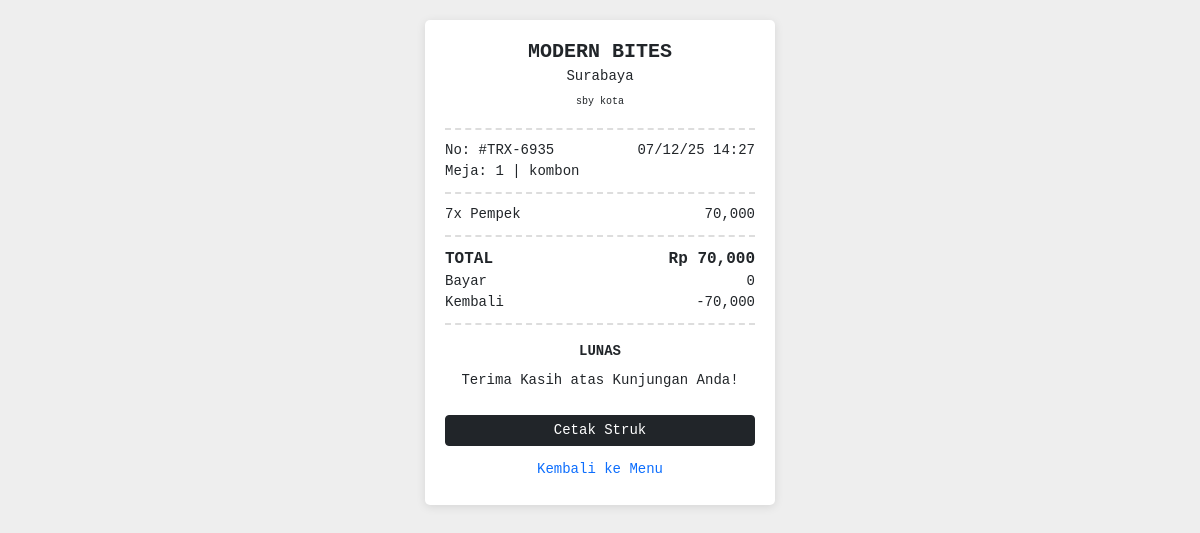
Page /penjualan/struk.php?uuid=TRX-69352c5ebb14a on the committed database.
### tables this page shows
CREATE TABLE `transaksi` (
  `id` int(11) NOT NULL,
  `uuid` varchar(36) NOT NULL,
  `user_id` int(11) DEFAULT NULL,
  `meja_id` int(11) NOT NULL,
  `nama_pelanggan` varchar(100) NOT NULL,
  `total_harga` decimal(10,2) NOT NULL,
  `kode_voucher` varchar(50) DEFAULT NULL,
  `diskon` decimal(15,2) DEFAULT 0.00,
  `poin_didapat` int(11) DEFAULT 0,
  `status_pembayaran` enum('pending','settlement','expire','cancel') DEFAULT 'pending',
  `metode_pembayaran` varchar(50) DEFAULT NULL,
  `snap_token` varchar(255) DEFAULT NULL,
  `midtrans_id` varchar(100) DEFAULT NULL,
  `status_pesanan` enum('menunggu_bayar','menunggu_konfirmasi','diproses','siap_saji','selesai') DEFAULT 'menunggu_bayar',
  `created_at` timestamp NULL DEFAULT current_timestamp(),
  `uang_bayar` decimal(15,2) DEFAULT 0.00,
  `kembalian` decimal(15,2) DEFAULT 0.00
);

CREATE TABLE `cabang` (
  `id` int(11) NOT NULL,
  `nama_cabang` varchar(100) NOT NULL,
  `alamat` text NOT NULL,
  `created_at` timestamp NULL DEFAULT current_timestamp(),
  `is_pusat` tinyint(1) DEFAULT 0,
  `jam_buka` time DEFAULT '10:00:00',
  `jam_tutup` time DEFAULT '22:00:00',
  `is_open` tinyint(1) DEFAULT 1
);

CREATE TABLE `meja` (
  `id` int(11) NOT NULL,
  `cabang_id` int(11) NOT NULL,
  `nomor_meja` varchar(10) NOT NULL,
  `qr_token` varchar(64) NOT NULL,
  `status` enum('kosong','terisi') DEFAULT 'kosong'
);

CREATE TABLE `transaksi_detail` (
  `id` int(11) NOT NULL,
  `transaksi_id` int(11) NOT NULL,
  `menu_id` int(11) NOT NULL,
  `qty` int(11) NOT NULL,
  `harga_satuan` decimal(10,2) NOT NULL,
  `subtotal` decimal(10,2) NOT NULL,
  `catatan` varchar(255) DEFAULT NULL
);

CREATE TABLE `menu` (
  `id` int(11) NOT NULL,
  `kategori_id` int(11) NOT NULL,
  `cabang_id` int(11) DEFAULT NULL,
  `nama_menu` varchar(100) NOT NULL,
  `deskripsi` text DEFAULT NULL,
  `harga` decimal(10,2) NOT NULL,
  `stok` int(11) NOT NULL DEFAULT 0,
  `gambar` varchar(255) DEFAULT NULL,
  `is_active` tinyint(1) DEFAULT 1,
  `harga_promo` decimal(10,2) DEFAULT 0.00,
  `is_promo` tinyint(1) DEFAULT 0
);

### penjualan/struk.php (the view, shortened to what this page needs)
<?php
require_once '../auth/koneksi.php';
$uuid = $_GET['uuid'] ?? '';
$query = "SELECT t.*, m.nomor_meja, c.nama_cabang, c.alamat
          FROM transaksi t
          JOIN meja m ON t.meja_id = m.id
          JOIN cabang c ON m.cabang_id = c.id
          WHERE t.uuid = '$uuid'";
$trx = $koneksi->query($query)->fetch_assoc();
$details = $koneksi->query("SELECT d.*, m.nama_menu FROM transaksi_detail d JOIN menu m ON d.menu_id = m.id WHERE d.transaksi_id = '".$trx['id']."'");
?>
<!DOCTYPE html>
<html>
<head>
    <link href="https://cdn.jsdelivr.net/npm/bootstrap@5.3.2/dist/css/bootstrap.min.css" rel="stylesheet">
</head>
<body>
<div class="struk-paper">
    <div class="text-center mb-3">
        <h5 class="fw-bold mb-0">MODERN BITES</h5>
        <small><?= $trx['nama_cabang'] ?></small><br>
        <small style="font-size:10px;"><?= $trx['alamat'] ?></small>
    </div>
    <div class="dashed-line"></div>
    <div class="d-flex justify-content-between small">
        <span>No: #<?= substr($uuid,0,8) ?></span>
        <span><?= date('d/m/y H:i', strtotime($trx['created_at'])) ?></span>
    </div>
    <div class="small">Meja: <?= $trx['nomor_meja'] ?> | <?= $trx['nama_pelanggan'] ?></div>
    <div class="dashed-line"></div>
    <?php while($item = $details->fetch_assoc()): ?>
    <div class="d-flex justify-content-between small mb-1">
        <span><?= $item['qty'] ?>x <?= $item['nama_menu'] ?></span>
        <span><?= number_format($item['subtotal']) ?></span>
    </div>
    <?php endwhile; ?>
    <div class="dashed-line"></div>
    <div class="d-flex justify-content-between fw-bold">
        <span>TOTAL</span>
        <span>Rp <?= number_format($trx['total_harga']) ?></span>
    </div>
    <div class="d-flex justify-content-between small">
        <span>Bayar</span>
        <span><?= number_format($trx['uang_bayar']) ?></span>
    </div>
    <div class="d-flex justify-content-between small">
        <span>Kembali</span>
        <span><?= number_format($trx['kembalian']) ?></span>
    </div>
    <div class="dashed-line"></div>
    <div class="text-center small mt-3">
        <div class="fw-bold mb-2">LUNAS</div>
        Terima Kasih atas Kunjungan Anda!
    </div>
    <div class="mt-4 d-grid gap-2 no-print">
        <button onclick="window.print()" class="btn btn-dark btn-sm">Cetak Struk</button>
        <a href="index" class="btn btn-link btn-sm text-decoration-none">Kembali ke Menu</a>
    </div>
</div>
</body>
</html>

### penjualan/struk.php (style rules this page uses)
body { background: #eee; }
.struk-paper { background: white; width: 350px; margin: 20px auto; padding: 20px; border-radius: 5px; box-shadow: 0 2px 10px rgba(0,0,0,0.1); font-family: 'Courier New', Courier, monospace; }
.dashed-line { border-top: 2px dashed #ddd; margin: 10px 0; }

### rows in the picture
transaksi: cabang.nama_cabang "Surabaya", cabang.alamat "sby kota", created_at "07/12/25 14:27", meja.nomor_meja "1", nama_pelanggan "kombon", total_harga "70,000", uang_bayar "0", kembalian "-70,000"
transaksi_detail: qty "7", menu.nama_menu "Pempek", subtotal "70,000"

### other values in the picture
substr($uuid,0,8) "TRX-6935"
